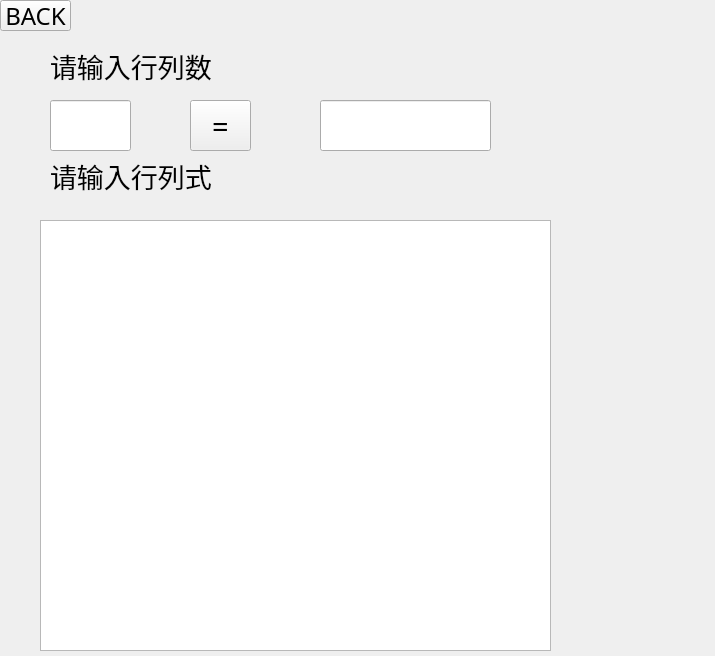
<?xml version="1.0" encoding="UTF-8"?>
<ui version="4.0">
 <class>Matrix</class>
 <widget class="QWidget" name="Matrix">
  <property name="geometry">
   <rect>
    <x>0</x>
    <y>0</y>
    <width>715</width>
    <height>656</height>
   </rect>
  </property>
  <property name="windowTitle">
   <string>Form</string>
  </property>
  <widget class="QPushButton" name="backButton">
   <property name="geometry">
    <rect>
     <x>0</x>
     <y>0</y>
     <width>71</width>
     <height>31</height>
    </rect>
   </property>
   <property name="font">
    <font>
     <family>仿宋</family>
     <pointsize>18</pointsize>
    </font>
   </property>
   <property name="text">
    <string>BACK</string>
   </property>
  </widget>
  <widget class="QPushButton" name="equalButton">
   <property name="geometry">
    <rect>
     <x>190</x>
     <y>100</y>
     <width>61</width>
     <height>51</height>
    </rect>
   </property>
   <property name="font">
    <font>
     <family>仿宋</family>
     <pointsize>22</pointsize>
    </font>
   </property>
   <property name="text">
    <string>=</string>
   </property>
  </widget>
  <widget class="QLineEdit" name="lineEdit_n">
   <property name="geometry">
    <rect>
     <x>50</x>
     <y>100</y>
     <width>81</width>
     <height>51</height>
    </rect>
   </property>
   <property name="font">
    <font>
     <family>仿宋</family>
     <pointsize>22</pointsize>
    </font>
   </property>
  </widget>
  <widget class="QLineEdit" name="lineEdit_ans">
   <property name="geometry">
    <rect>
     <x>320</x>
     <y>100</y>
     <width>171</width>
     <height>51</height>
    </rect>
   </property>
   <property name="font">
    <font>
     <family>仿宋</family>
     <pointsize>22</pointsize>
    </font>
   </property>
  </widget>
  <widget class="QTextEdit" name="textEdit">
   <property name="geometry">
    <rect>
     <x>40</x>
     <y>220</y>
     <width>511</width>
     <height>431</height>
    </rect>
   </property>
   <property name="font">
    <font>
     <family>仿宋</family>
     <pointsize>22</pointsize>
    </font>
   </property>
   <property name="html">
    <string>&lt;!DOCTYPE HTML PUBLIC &quot;-//W3C//DTD HTML 4.0//EN&quot; &quot;http://www.w3.org/TR/REC-html40/strict.dtd&quot;&gt;
&lt;html&gt;&lt;head&gt;&lt;meta name=&quot;qrichtext&quot; content=&quot;1&quot; /&gt;&lt;style type=&quot;text/css&quot;&gt;
p, li { white-space: pre-wrap; }
&lt;/style&gt;&lt;/head&gt;&lt;body style=&quot; font-family:'仿宋'; font-size:22pt; font-weight:400; font-style:normal;&quot;&gt;
&lt;p style=&quot;-qt-paragraph-type:empty; margin-top:0px; margin-bottom:0px; margin-left:0px; margin-right:0px; -qt-block-indent:0; text-indent:0px;&quot;&gt;&lt;br /&gt;&lt;/p&gt;&lt;/body&gt;&lt;/html&gt;</string>
   </property>
  </widget>
  <widget class="QLabel" name="label_2">
   <property name="geometry">
    <rect>
     <x>50</x>
     <y>150</y>
     <width>231</width>
     <height>51</height>
    </rect>
   </property>
   <property name="font">
    <font>
     <family>Agency FB</family>
     <pointsize>20</pointsize>
    </font>
   </property>
   <property name="text">
    <string>请输入行列式</string>
   </property>
  </widget>
  <widget class="QLabel" name="label_3">
   <property name="geometry">
    <rect>
     <x>50</x>
     <y>40</y>
     <width>231</width>
     <height>51</height>
    </rect>
   </property>
   <property name="font">
    <font>
     <family>Agency FB</family>
     <pointsize>20</pointsize>
    </font>
   </property>
   <property name="text">
    <string>请输入行列数</string>
   </property>
  </widget>
 </widget>
 <resources/>
 <connections/>
</ui>
